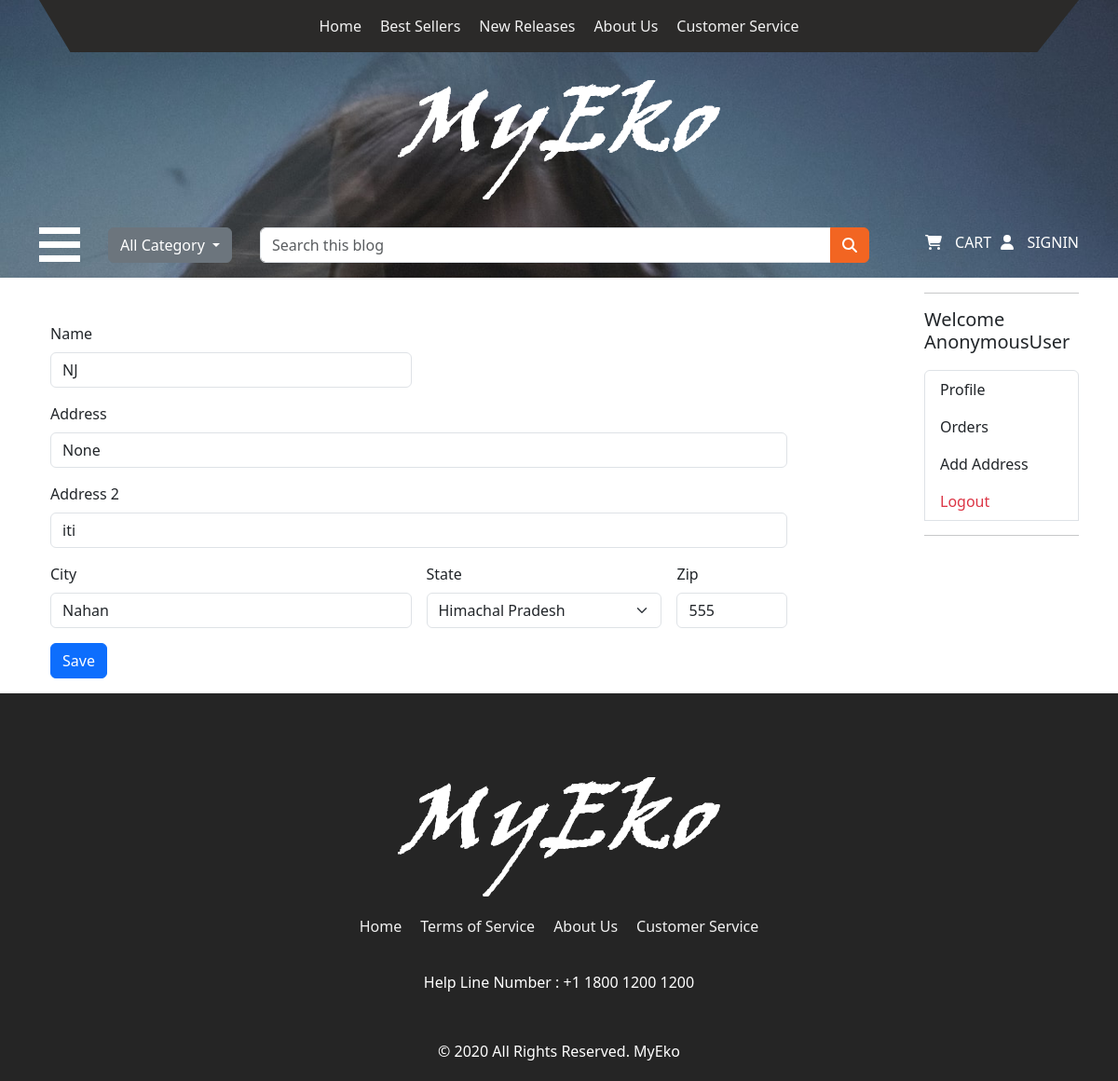
Screenshot of /editadd/30 with the database file from the repository.
### ecomapp/models.py (models this page shows, shortened)
class Customer(models.Model):
    user = models.ForeignKey(User, on_delete=models.CASCADE)
    name = models.CharField(max_length=200)
    locality = models.CharField(max_length=200)
    address = models.CharField(max_length=200, default="")
    city = models.CharField(max_length=50)
    zipcode = models.IntegerField()
    state = models.CharField(choices=STATE_CHOICES,max_length=50, default="")

### ecomapp/views.py (the view, shortened to what this page needs)
# urls.py: path('editadd/<str:pk>', views.editadd, name='editadd'),
def editadd(request, pk):
    user=request.user
    editadd=Customer.objects.get(id=pk)
    return render(request, 'ecomapp/editadd.html',{'editadd':editadd})

### ecomapp/templates/ecomapp/editadd.html (shortened to what this page needs)
{% extends 'ecomapp/base2.html' %}
{% load static %}
{% block body %}
<div class="container">
    <div class="row">
        <div class="col-sm-9 ">
            <div class="row p-3">
                <form action="{% url 'editadd' editadd.id %}" method="POST" class="row g-3">
                    <div class="col-md-6">
                      <label for="inputEmail4" class="form-label">Name</label>
                      <input type="text" class="form-control" name="name" id="name" value="{{editadd.name}}">
                    </div>
                    <div class="col-md-6">
                    </div>
                    <div class="col-12">
                      <label for="inputAddress" class="form-label">Address</label>
                      <input type="text" class="form-control" name="address" id="address" value="{{editadd.locality}}" required>
                    </div>
                    <div class="col-12">
                      <label for="inputAddress2" class="form-label">Address 2</label>
                      <input type="text" class="form-control" name="address2" id="address2" value="{{editadd.address}}" required>
                    </div>
                    <div class="col-md-6">
                      <label for="inputCity" class="form-label">City</label>
                      <input type="text" class="form-control" name="city" id="city" value="{{editadd.city}}" required>
                    </div>
                    <div class="col-md-4">
                      <label for="inputState" class="form-label">State</label>
                      <select id="state" name="state" class="form-select">
                        <option selected>{{editadd.state}}</option>
                      </select>
                    </div>
                    <div class="col-md-2">
                      <label for="inputZip" class="form-label">Zip</label>
                      <input type="text" class="form-control" name="zipcode" id="zipcode" value="{{editadd.zipcode}}" required>
                    </div>
                    <div class="col-12">
                      <button type="submit" class="btn btn-primary">Save</button>
                    </div>
                  </form>
              </div>
          </div>
    <div class="col-sm-1">
     </div>
    <div class="col-sm-2">
     <hr>
     <h5>Welcome <span class="text-capitalize">{{request.user}}</span></h5>
     <ul class="list-group">
      <a href="{% url 'profile' %}" class="list-group-item list-group-item-action" aria-current="true">Profile</a>
      <a href="{% url 'orders' %}" class="list-group-item list-group-item-action" aria-current="true">Orders</a>
      <a href="{% url 'address' %}" class="list-group-item list-group-item-action" aria-current="true">Add Address</a>
      <a href="{% url 'logout' %}" class="list-group-item list-group-item-action text-danger" aria-current="true">Logout</a>
      <hr>
    </ul>
    </div>
   </div>
  </div>
{% endblock body %}

### static/css/style.css (style rules this page uses)
* { box-sizing: border-box !important; transition: ease all 0.5s; }
html { scroll-behavior: smooth; overflow-x: hidden; }
body { color: #666666; font-size: 14px; line-height: 1.80857; font-weight: normal; overflow-x: hidden; font-family: 'Poppins', sans-serif; }
a { color: #1f1f1f; text-decoration: none !important; outline: none !important; -webkit-transition: all .3s ease-in-out; -moz-transition: all .3s ease-in-out; -ms-transition: all .3s ease-in-out; -o-transition: all .3s ease-in-out; transition: all .3s ease-in-out; }
h1, h2, h3, h4, h5, h6 { letter-spacing: 0; font-weight: normal; position: relative; padding: 0 0 10px 0; font-weight: normal; line-height: normal; color: #111111; margin: 0 }
h5 { font-size: 14px }
*, *::after, *::before { -webkit-box-sizing: border-box; -moz-box-sizing: border-box; box-sizing: border-box; }
ul, li, ol { margin: 0px; padding: 0px; list-style: none; }
a { color: #222222; text-decoration: none; outline: none !important; }
a, .btn { text-decoration: none !important; outline: none !important; -webkit-transition: all .3s ease-in-out; -moz-transition: all .3s ease-in-out; -ms-transition: all .3s ease-in-out; -o-transition: all .3s ease-in-out; transition: all .3s ease-in-out; }
button { border: 0; margin: 0; padding: 0; cursor: pointer; }

### rows the page displays
Customer: name "NJ", address "None", address2 "iti", city "Nahan", state "Himachal Pradesh", zipcode "555"

### other values shown
{{ request.user }} "AnonymousUser"
